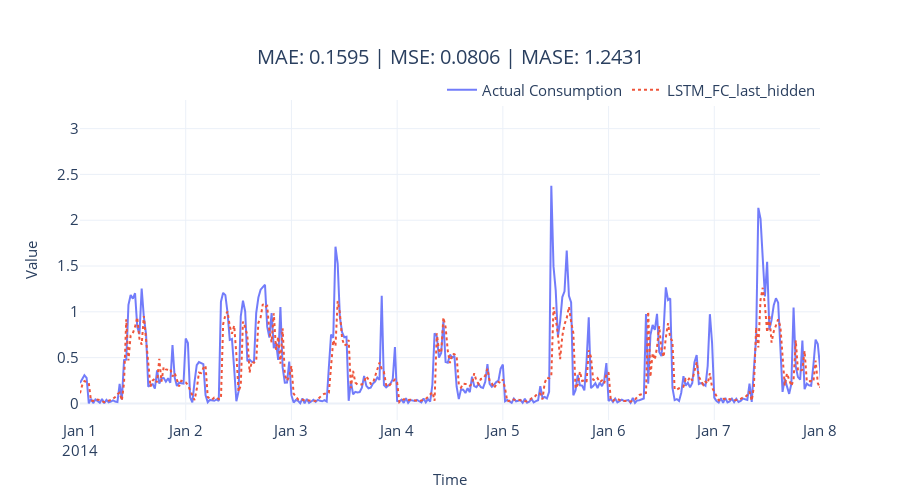

Notebook source saved alongside this figure:
### Code cell
fig = plot_forecast(pred_df, forecast_columns=[tag], forecast_display_names=[tag])
fig = format_plot(fig, title=f"MAE: {metrics['MAE']:.4f} | MSE: {metrics['MSE']:.4f} | MASE: {metrics['MASE']:.4f}")
fig.update_xaxes(type="date", range=["2014-01-01", "2014-01-08"])
fig.show()

### Figure 1 — Plotly figure (JSON) as saved in the notebook; plotly's stock layout.template omitted (floating-point values rounded to 4 significant figures; data arrays with more than 128 entries replaced by an {"elided": "..."} marker saying what was removed)
{"data": [{"line": {"color": "rgba(99,110,250,0.9)"}, "mode": "lines", "name": "Actual Consumption", "type": "scatter", "x": {"elided": "1488 str values"}, "y": {"elided": "1488 float values"}}, {"line": {"color": "rgba(239,85,59,1)", "dash": "dot"}, "mode": "lines", "name": "LSTM_FC_last_hidden", "type": "scatter", "x": {"elided": "1488 str values"}, "y": {"elided": "1488 float values"}}], "layout": {"height": 500, "legend": {"font": {"size": 15}, "orientation": "h", "x": 1, "xanchor": "right", "y": 0.98, "yanchor": "bottom"}, "title": {"font": {"size": 20}, "text": "MAE: 0.1595 | MSE: 0.0806 | MASE: 1.2431", "x": 0.5, "xanchor": "center", "yanchor": "top"}, "width": 900, "xaxis": {"range": ["2014-01-01", "2014-01-08"], "tickfont": {"size": 15}, "title": {"font": {"size": 15}, "text": "Time"}, "type": "date"}, "yaxis": {"tickfont": {"size": 15}, "title": {"font": {"size": 15}, "text": "Value"}}}}
